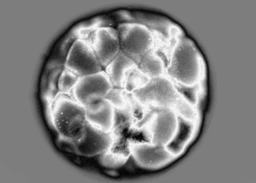
#> input picture Week6/green_dom.png, 256 x 183 px, shrunk from 1102 x 789 before the run
$ jupyter execute KMeans.ipynb   (shell and % lines are left out)
#> lines starting #> are read from the running program, lines starting #| are printed output that depends on the picture; long printed decimals are rounded
[cell 1]
import numpy as np
from skimage.io import imread
from skimage import img_as_float
from sklearn.cluster import KMeans
from skimage.metrics import peak_signal_noise_ratio
import pylab

[cell 2]
image = imread('green_dom.png')
#> image is the input picture: shape (183, 256, 4); mean R, G, B, A 129.8, 129.8, 129.8, 255
image = img_as_float(image)
height, width, _ = image.shape
#> height = 183; width = 256
print("height =", height, ", width =", width)
#| height = 183 , width = 256
pylab.imshow(image)

[cell 3]
X = []
for row in image:
    for px in row:
        X.append(px)
#> after the loop, X = 46848 items

X = np.array(X)

for n_clusters in range(3,10):
    kmeans = KMeans(n_clusters=n_clusters, init='k-means++', random_state=241)
    kmeans.fit(X)
    labels = kmeans.labels_

    cardinality = {i : 0 for i in range(n_clusters)}
    color_of_cluster_avg = {i: np.array([0.,0.,0.,0.]) for i in range(n_clusters)}
    color_of_cluster_median = {i: [] for i in range(n_clusters)}

    for i in range(len(X)):
        color_of_cluster_median[labels[i]].append(X[i])
        color_of_cluster_avg[labels[i]] += X[i]
        cardinality[labels[i]] += 1

    for i in range(n_clusters):
        color_of_cluster_median[i] = np.median(color_of_cluster_median[i], axis=0)
        color_of_cluster_avg[i] = color_of_cluster_avg[i]/cardinality[i]

    new_X_avg = [color_of_cluster_avg[labels[i]] for i in range(len(X))]
    new_X_median = [color_of_cluster_median[labels[i]] for i in range(len(X))]
    new_image_avg = [[] for i in range(height)]
    new_image_median = [[] for i in range(height)]
    for i in range(len(X)):
        new_image_avg[int(i/width)].append(new_X_avg[i])
        new_image_median[int(i/width)].append(new_X_median[i])
    new_image_avg = np.array(new_image_avg)
    new_image_median = np.array(new_image_median)

    print("clusters =", n_clusters)
    print("average color:", peak_signal_noise_ratio(image, new_image_avg))
    print("median color:", peak_signal_noise_ratio(image, new_image_median))

    pylab.imsave('%d_clustered_green_dom.png' % n_clusters, new_image_avg)
#> this loop made 7 passes
#| average color: 24.481
#| median color: 24.461
#| average color: 26.039
#| median color: 25.905
#| average color: 28.980
#| median color: 28.962
#| average color: 30.110
#| median color: 30.066
#| average color: 31.895
#| median color: 31.870
#> (further printed lines are left out)
#> pass 1, `pylab.imsave('%d_clustered_green_dom.png' % n_clusters, new_image_avg)`:
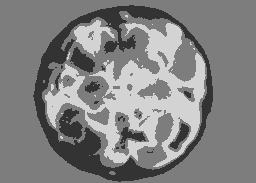
#> saved as 3_clustered_green_dom.png: shape (183, 256, 3); min 51, max 211, mean 129.6
#> pass 2, `pylab.imsave('%d_clustered_green_dom.png' % n_clusters, new_image_avg)`:
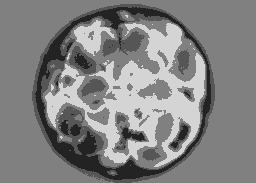
#> saved as 4_clustered_green_dom.png: shape (183, 256, 3); min 35, max 212, mean 129.6

[cell 4]
pylab.imshow(image)

[cell 5]
pylab.imshow(new_image_avg)
#pylab.imsave('8_clustered_10sec_og.png', new_image_avg)

[cell 6]
pylab.imshow(new_image_median)
